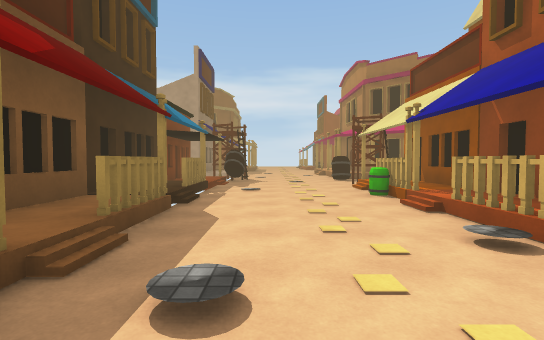
[1] (above)

19 first-person views from a walk through a scene from a Unity 3-D project. The camera is 1.5 m above the floor, tilts 2° down and sees 85° across. The floor is counted in squares, 2 m on a side. Each view is taken from the middle of a square. On the plan, view 1 faces up. The plan holds only what a view shows up to about 10 squares ahead; the rest is blank. The place goes on beyond the plan. The player character is not drawn. Surface patterns are stand-ins for the level's own textures.

[2]
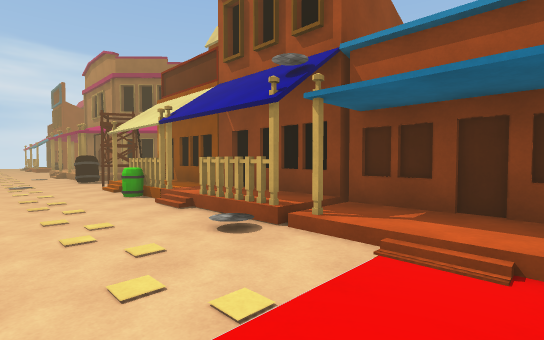

[3]
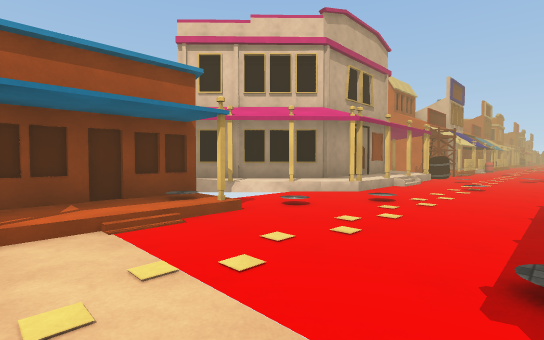

[4]
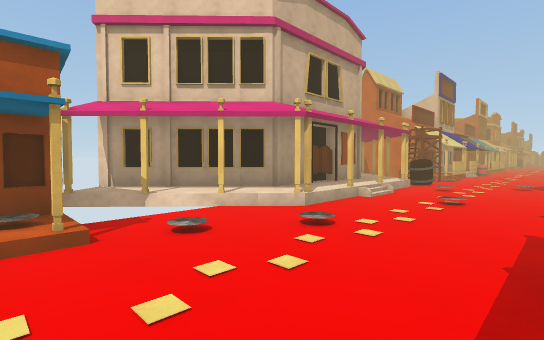

[5]
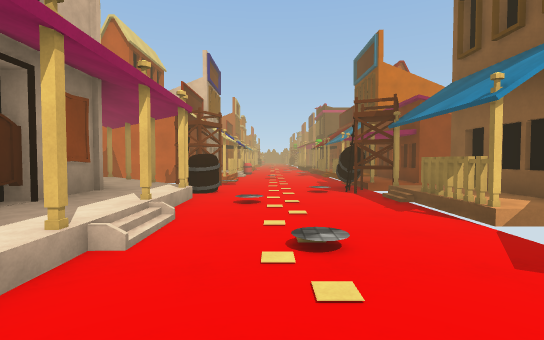

[6]
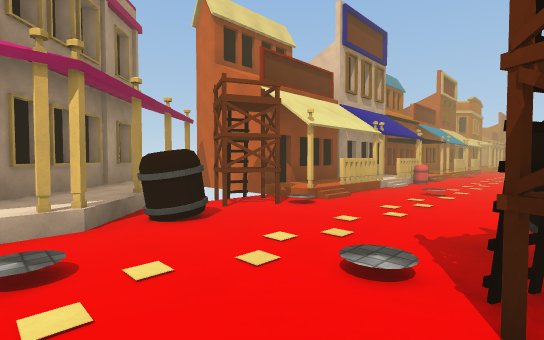

[7]
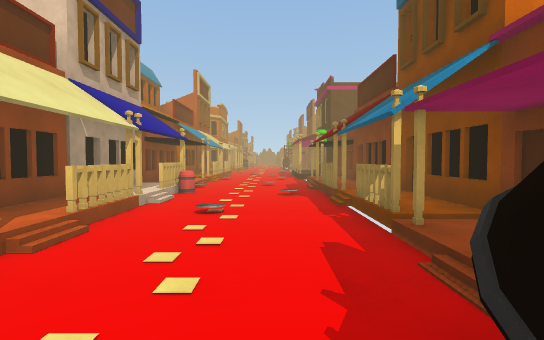

[8]
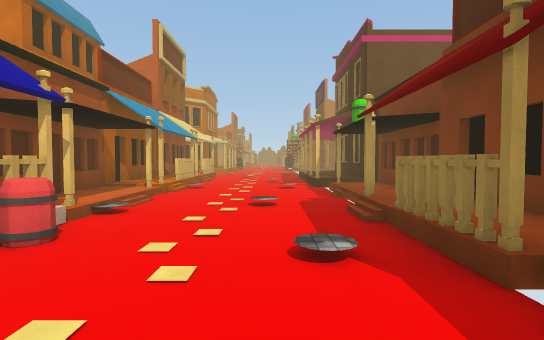

[9]
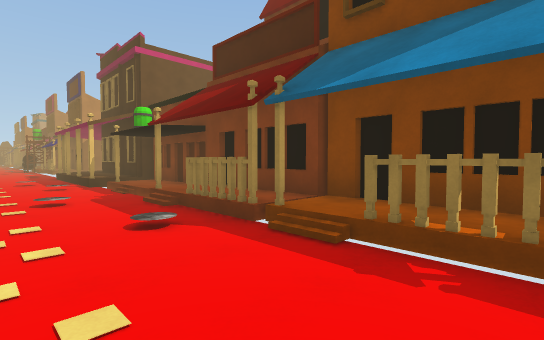

[10]
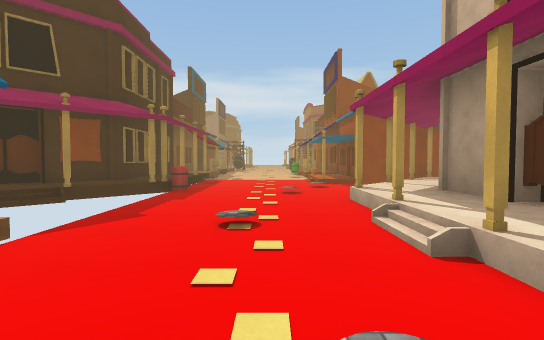

[11]
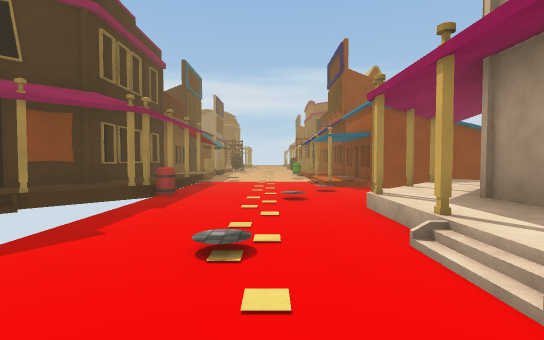

[12]
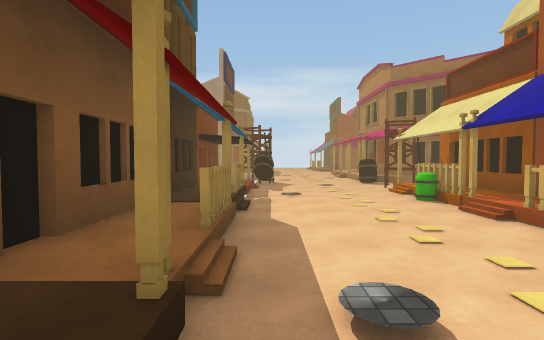

[13]
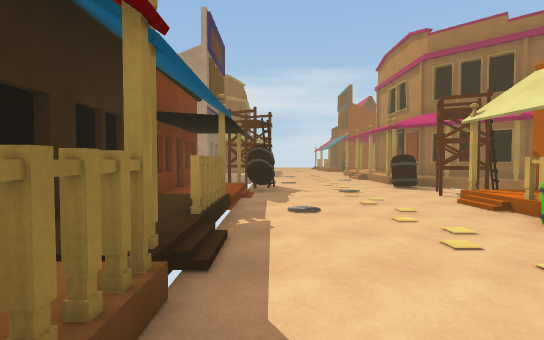

[14]
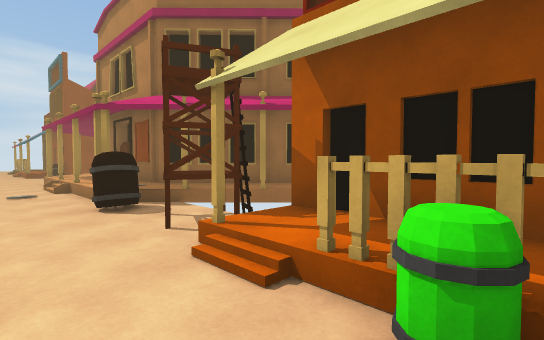

[15]
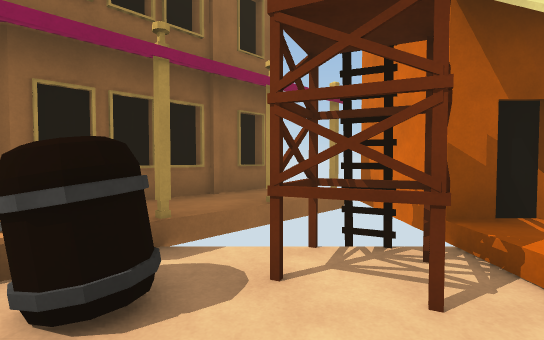

[16]
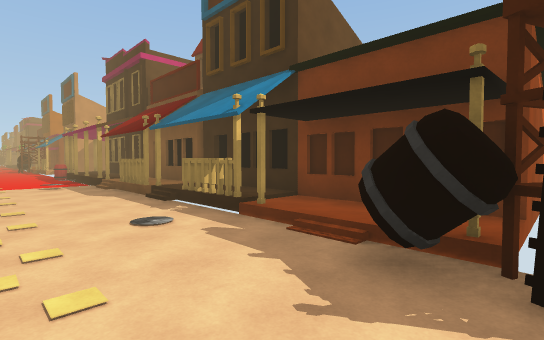

[17]
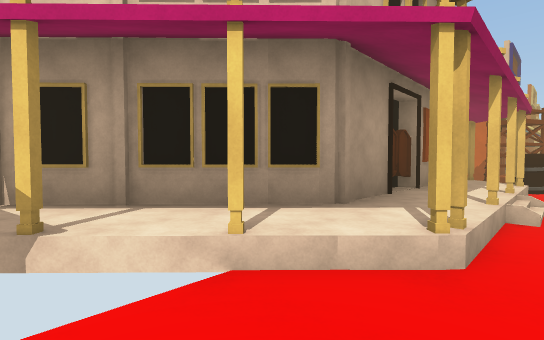

[18]
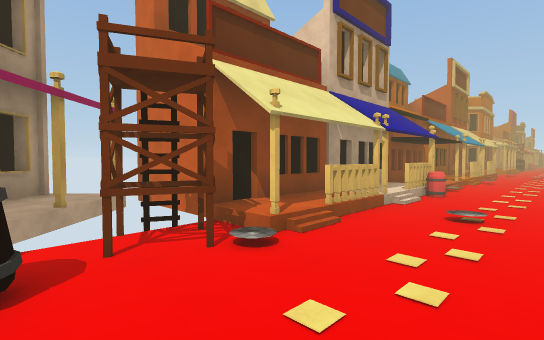

[19]
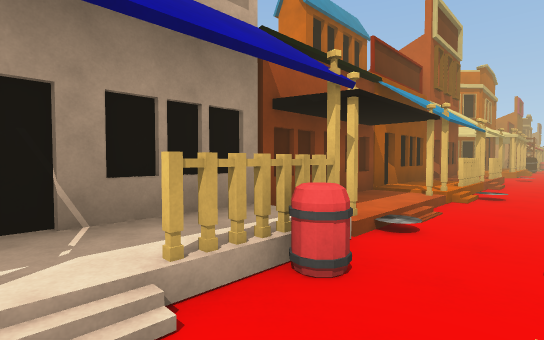

### Floor plan
Key: @ floor where view 1 was taken; # wall or solid block; x gap in a wall; . main floor; : floor 0.25 m higher than the main floor; + floor 0.5 m higher than the main floor; / step, stairs or slope; O other object.
Columns run from 3 left of view 1 to 7 right of it. Each row starts with its distance up from view 1.
 11 #OO...O##
 10 #:O...OO#
  9 #:....OO#
  8 ##.../###
  7 ##....+#
  6  #...#+#
  5 ##.../##
  4 ##.../##
  3 #+.../+#
  2 ##....:#
  1 ##....:#
  0 ##/@../#
 -1 #+..../####
 -2 ##.../.##+x
 -3 ##../..#+##
 -4  #....++##
 -5   ....###
 -6   ....##
 -7  #.../+#
 -8 ##....##
 -9 ##/...###
-10 #O/...x+##
-11 #OO/..O#+##
-12 ##O...OO#+x
-13 #:.../O###
-14 #:.../###
-15 #+....+#
-16 #+../.+#
-17 ##/../##
-18 ##//..##
-19 #+...#+#
-20 #+/..//#
-21 #:#/..:#
-22 #:....##
-23 #:.../##
-24 ##//./+#
-25 #+/...+#

Where each view was taken, in squares from view 1:
view 1: 0 up, 0 right, facing up
view 2: 0 up, 0 right, facing up-right
view 3: 2 up, 1 left, facing down-right
view 4: 0 up, 1 left, facing down-right
view 5: 4 down, 1 right, facing down
view 6: 9 down, 1 left, facing down-right
view 7: 11 down, 0 right, facing down
view 8: 16 down, 0 right, facing down
view 9: 15 down, 1 right, facing down-left
view 10: 10 down, 1 right, facing up
view 11: 9 down, 1 right, facing up
view 12: 0 up, 1 left, facing up
view 13: 3 up, 1 left, facing up
view 14: 6 up, 1 right, facing up-right
view 15: 10 up, 1 right, facing right
view 16: 11 up, 1 right, facing down-left
view 17: 2 down, 2 right, facing down-right
view 18: 11 down, 0 right, facing down-right
view 19: 17 down, 1 right, facing down-right
